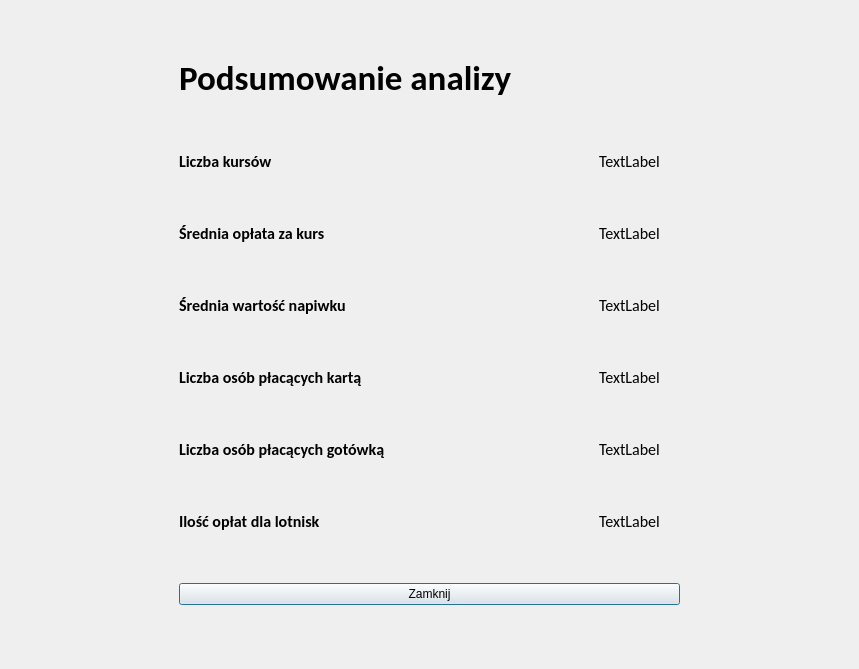
<?xml version="1.0" encoding="UTF-8"?>
<ui version="4.0">
 <class>Dialog</class>
 <widget class="QDialog" name="Dialog">
  <property name="geometry">
   <rect>
    <x>0</x>
    <y>0</y>
    <width>859</width>
    <height>669</height>
   </rect>
  </property>
  <property name="windowTitle">
   <string>Dialog</string>
  </property>
  <layout class="QGridLayout" name="gridLayout">
   <item row="4" column="0">
    <widget class="QLabel" name="label_3">
     <property name="sizePolicy">
      <sizepolicy hsizetype="Fixed" vsizetype="Fixed">
       <horstretch>0</horstretch>
       <verstretch>0</verstretch>
      </sizepolicy>
     </property>
     <property name="font">
      <font>
       <family>Calibri</family>
       <pointsize>12</pointsize>
       <weight>75</weight>
       <bold>true</bold>
      </font>
     </property>
     <property name="text">
      <string>Średnia wartość napiwku</string>
     </property>
    </widget>
   </item>
   <item row="4" column="1">
    <widget class="QLabel" name="SrNapiwek">
     <property name="sizePolicy">
      <sizepolicy hsizetype="Fixed" vsizetype="Fixed">
       <horstretch>0</horstretch>
       <verstretch>0</verstretch>
      </sizepolicy>
     </property>
     <property name="font">
      <font>
       <family>Calibri</family>
       <pointsize>12</pointsize>
      </font>
     </property>
     <property name="text">
      <string>TextLabel</string>
     </property>
    </widget>
   </item>
   <item row="5" column="0">
    <widget class="QLabel" name="label_4">
     <property name="sizePolicy">
      <sizepolicy hsizetype="Fixed" vsizetype="Fixed">
       <horstretch>0</horstretch>
       <verstretch>0</verstretch>
      </sizepolicy>
     </property>
     <property name="font">
      <font>
       <family>Calibri</family>
       <pointsize>12</pointsize>
       <weight>75</weight>
       <bold>true</bold>
      </font>
     </property>
     <property name="text">
      <string>Liczba osób płacących kartą</string>
     </property>
    </widget>
   </item>
   <item row="5" column="1">
    <widget class="QLabel" name="LKarta">
     <property name="sizePolicy">
      <sizepolicy hsizetype="Fixed" vsizetype="Fixed">
       <horstretch>0</horstretch>
       <verstretch>0</verstretch>
      </sizepolicy>
     </property>
     <property name="font">
      <font>
       <family>Calibri</family>
       <pointsize>12</pointsize>
      </font>
     </property>
     <property name="text">
      <string>TextLabel</string>
     </property>
    </widget>
   </item>
   <item row="6" column="0">
    <widget class="QLabel" name="label_5">
     <property name="sizePolicy">
      <sizepolicy hsizetype="Fixed" vsizetype="Fixed">
       <horstretch>0</horstretch>
       <verstretch>0</verstretch>
      </sizepolicy>
     </property>
     <property name="font">
      <font>
       <family>Calibri</family>
       <pointsize>12</pointsize>
       <weight>75</weight>
       <bold>true</bold>
      </font>
     </property>
     <property name="text">
      <string>Liczba osób płacących gotówką</string>
     </property>
    </widget>
   </item>
   <item row="6" column="1">
    <widget class="QLabel" name="LGotowka">
     <property name="sizePolicy">
      <sizepolicy hsizetype="Fixed" vsizetype="Fixed">
       <horstretch>0</horstretch>
       <verstretch>0</verstretch>
      </sizepolicy>
     </property>
     <property name="font">
      <font>
       <family>Calibri</family>
       <pointsize>12</pointsize>
      </font>
     </property>
     <property name="text">
      <string>TextLabel</string>
     </property>
    </widget>
   </item>
   <item row="7" column="1">
    <widget class="QLabel" name="IloscLotnisk">
     <property name="font">
      <font>
       <family>Calibri</family>
       <pointsize>12</pointsize>
      </font>
     </property>
     <property name="text">
      <string>TextLabel</string>
     </property>
    </widget>
   </item>
   <item row="7" column="0">
    <widget class="QLabel" name="label_8">
     <property name="sizePolicy">
      <sizepolicy hsizetype="Fixed" vsizetype="Fixed">
       <horstretch>0</horstretch>
       <verstretch>0</verstretch>
      </sizepolicy>
     </property>
     <property name="font">
      <font>
       <family>Calibri</family>
       <pointsize>12</pointsize>
       <weight>75</weight>
       <bold>true</bold>
      </font>
     </property>
     <property name="text">
      <string>Ilość opłat dla lotnisk</string>
     </property>
    </widget>
   </item>
   <item row="2" column="0">
    <widget class="QLabel" name="label">
     <property name="sizePolicy">
      <sizepolicy hsizetype="Fixed" vsizetype="Fixed">
       <horstretch>0</horstretch>
       <verstretch>0</verstretch>
      </sizepolicy>
     </property>
     <property name="font">
      <font>
       <family>Calibri</family>
       <pointsize>12</pointsize>
       <weight>75</weight>
       <bold>true</bold>
      </font>
     </property>
     <property name="text">
      <string>Liczba kursów</string>
     </property>
    </widget>
   </item>
   <item row="3" column="0">
    <widget class="QLabel" name="label_2">
     <property name="sizePolicy">
      <sizepolicy hsizetype="Fixed" vsizetype="Fixed">
       <horstretch>0</horstretch>
       <verstretch>0</verstretch>
      </sizepolicy>
     </property>
     <property name="font">
      <font>
       <family>Calibri</family>
       <pointsize>12</pointsize>
       <weight>75</weight>
       <bold>true</bold>
      </font>
     </property>
     <property name="text">
      <string>Średnia opłata za kurs</string>
     </property>
    </widget>
   </item>
   <item row="3" column="1">
    <widget class="QLabel" name="SrOplata">
     <property name="sizePolicy">
      <sizepolicy hsizetype="Fixed" vsizetype="Fixed">
       <horstretch>0</horstretch>
       <verstretch>0</verstretch>
      </sizepolicy>
     </property>
     <property name="font">
      <font>
       <family>Calibri</family>
       <pointsize>12</pointsize>
      </font>
     </property>
     <property name="text">
      <string>TextLabel</string>
     </property>
    </widget>
   </item>
   <item row="2" column="1">
    <widget class="QLabel" name="LiczbaKursow">
     <property name="sizePolicy">
      <sizepolicy hsizetype="Fixed" vsizetype="Fixed">
       <horstretch>0</horstretch>
       <verstretch>0</verstretch>
      </sizepolicy>
     </property>
     <property name="font">
      <font>
       <family>Calibri</family>
       <pointsize>12</pointsize>
      </font>
     </property>
     <property name="text">
      <string>TextLabel</string>
     </property>
    </widget>
   </item>
   <item row="0" column="0" colspan="2">
    <widget class="QLabel" name="label_6">
     <property name="sizePolicy">
      <sizepolicy hsizetype="Fixed" vsizetype="Fixed">
       <horstretch>0</horstretch>
       <verstretch>0</verstretch>
      </sizepolicy>
     </property>
     <property name="font">
      <font>
       <family>Calibri</family>
       <pointsize>26</pointsize>
       <weight>75</weight>
       <bold>true</bold>
      </font>
     </property>
     <property name="text">
      <string>Podsumowanie analizy</string>
     </property>
    </widget>
   </item>
   <item row="8" column="0" colspan="2">
    <widget class="QPushButton" name="PrzyciskZamknij">
     <property name="text">
      <string>Zamknij</string>
     </property>
    </widget>
   </item>
  </layout>
 </widget>
 <resources/>
 <connections/>
</ui>
